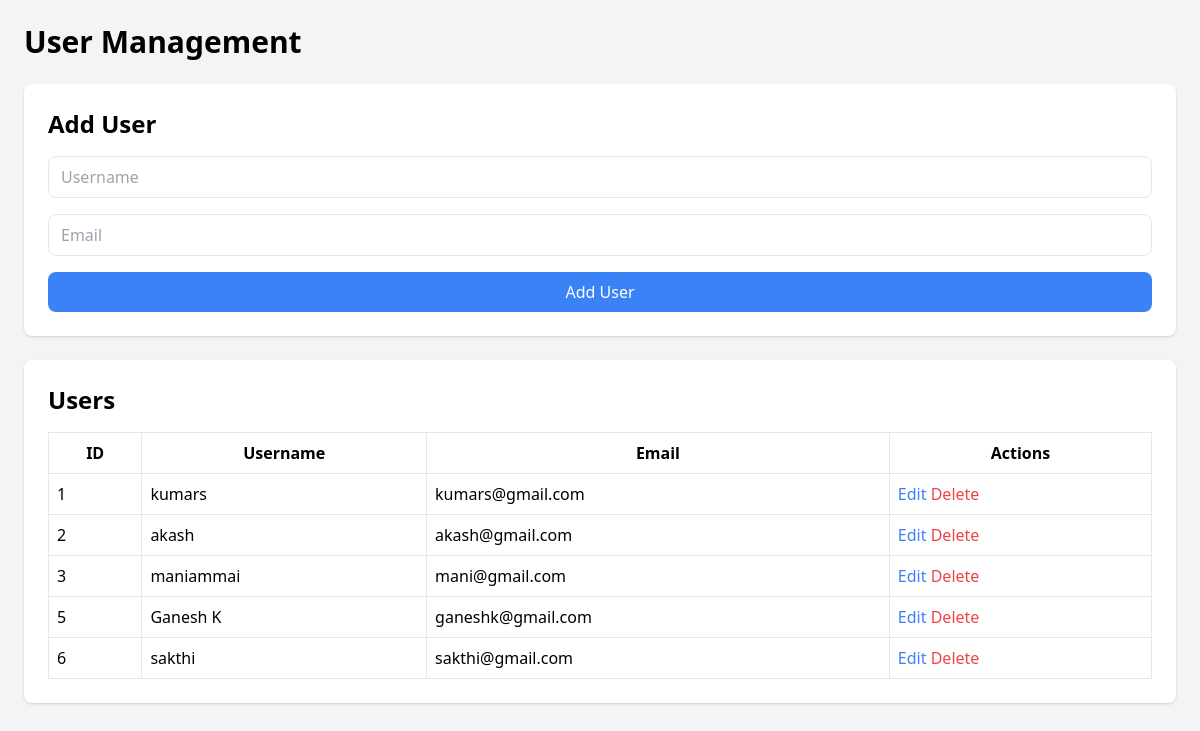
The app's page /users/list_users.php with its own data.
### tables this page shows
CREATE TABLE `users` (
  `id` int(11) NOT NULL,
  `username` varchar(100) NOT NULL,
  `email` varchar(100) NOT NULL,
  `password` varchar(255) NOT NULL,
  `role` enum('Manager','Member') NOT NULL DEFAULT 'Member',
  `created_at` timestamp NOT NULL DEFAULT current_timestamp(),
  `updated_at` timestamp NOT NULL DEFAULT current_timestamp() ON UPDATE current_timestamp(),
  `loginip` varchar(255) NOT NULL,
  `lastlogin` timestamp NOT NULL DEFAULT current_timestamp()
);

### db/fetch_data.php (called while the page is built, shortened)
<?php
$stmt = $pdo->query("SELECT * FROM users");
$users = $stmt->fetchAll(PDO::FETCH_ASSOC);
?>

### users/list_users.php (the view, shortened to what this page needs)
<?php
require_once '../db/dbconn.php';
include_once '../db/fetch_data.php';
?>
<!DOCTYPE html>
<html lang="en">
<head>
    <link href="https://cdnjs.cloudflare.com/ajax/libs/tailwindcss/2.2.19/tailwind.min.css" rel="stylesheet">
</head>
<body class="bg-gray-100 p-6">
    <div class="max-w-7xl mx-auto">
        <h1 class="text-3xl font-bold mb-6">User Management</h1>
        <div id="addUserFormContainer" class="bg-white p-6 rounded-lg shadow">
            <h2 class="text-2xl font-semibold mb-4">Add User</h2>
            <form id="addUserForm" class="space-y-4">
                <input type="text" name="username" placeholder="Username" class="w-full px-3 py-2 border rounded-lg focus:outline-none focus:ring-2 focus:ring-blue-500">
                <input type="email" name="email" placeholder="Email" class="w-full px-3 py-2 border rounded-lg focus:outline-none focus:ring-2 focus:ring-blue-500">
                <button type="submit" class="w-full px-4 py-2 bg-blue-500 text-white rounded-lg hover:bg-blue-600">Add User</button>
            </form>
        </div>
        <div class="bg-white p-6 rounded-lg shadow mt-6">
            <h2 class="text-2xl font-semibold mb-4">Users</h2>
            <table class="w-full border-collapse">
                <thead>
                    <tr>
                        <th class="border p-2">ID</th>
                        <th class="border p-2">Username</th>
                        <th class="border p-2">Email</th>
                        <th class="border p-2">Actions</th>
                    </tr>
                </thead>
                <tbody id="userTableBody">
                    <?php foreach ($users as $user): ?>
                    <tr>
                        <td class="border p-2"><?= htmlspecialchars($user['id']) ?></td>
                        <td class="border p-2"><?= htmlspecialchars($user['username']) ?></td>
                        <td class="border p-2"><?= htmlspecialchars($user['email']) ?></td>
                        <td class="border p-2">
                            <button onclick="showEditForm(<?= $user['id'] ?>, '<?= htmlspecialchars($user['username']) ?>', '<?= htmlspecialchars($user['email']) ?>')" class="text-blue-500 hover:text-blue-700">Edit</button>
                            <button onclick="deleteUser(<?= $user['id'] ?>)" class="text-red-500 hover:text-red-700">Delete</button>
                        </td>
                    </tr>
                    <?php endforeach; ?>
                </tbody>
            </table>
        </div>
    </div>
</body>
</html>

### records on screen
users: id "1", username "kumars", email "kumars@gmail.com"
users: id "2", username "akash", email "akash@gmail.com"
users: id "3", username "maniammai", email "mani@gmail.com"
users: id "5", username "Ganesh K", email "ganeshk@gmail.com"
users: id "6", username "sakthi", email "sakthi@gmail.com"
